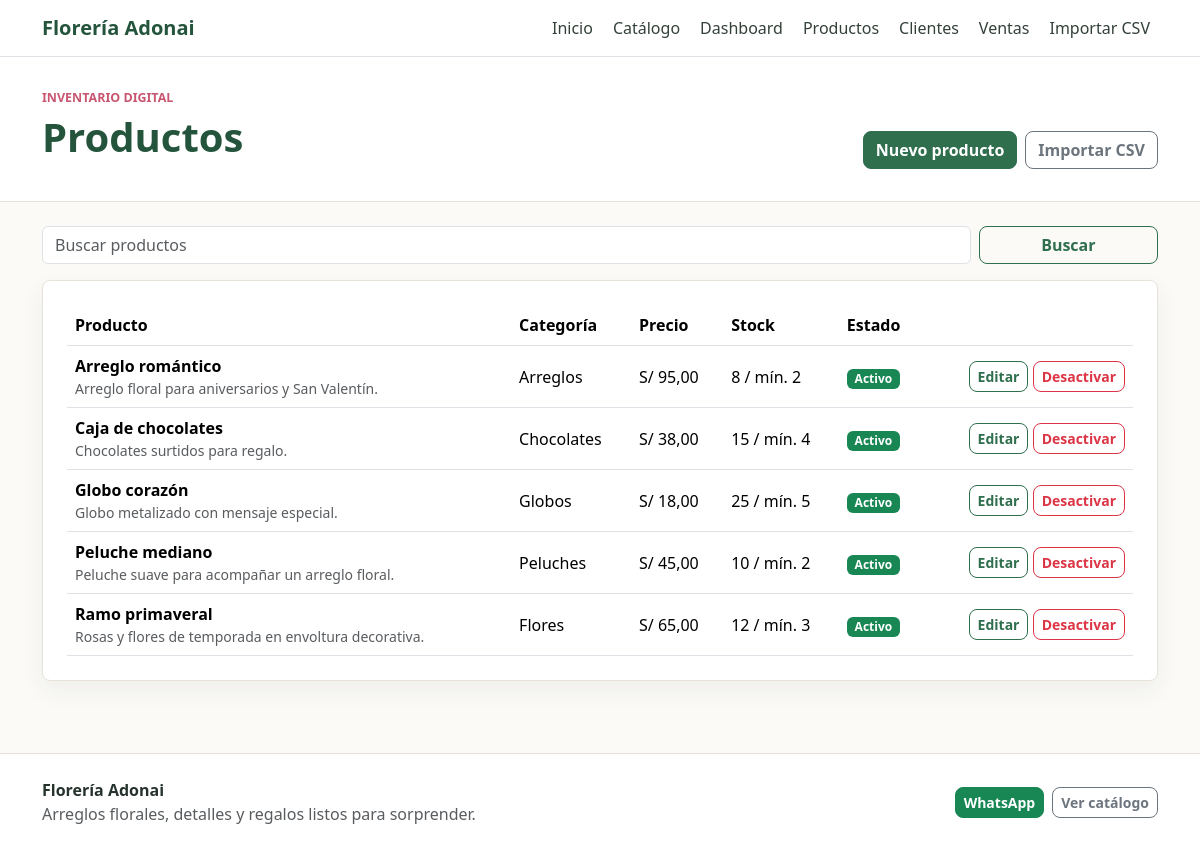
The page /productos/ (signed in) on the database its author committed.
### gestion/models.py (models this page shows, shortened)
class Producto(models.Model):
    nombre = models.CharField(max_length=120, unique=True)
    categoria = models.ForeignKey(
        Categoria,
        on_delete=models.PROTECT,
        related_name='productos',
    )
    descripcion = models.TextField(blank=True)
    precio = models.DecimalField(
        max_digits=10,
        decimal_places=2,
        validators=[MinValueValidator(Decimal('0.00'))],
    )
    stock = models.PositiveIntegerField(default=0)
    stock_minimo = models.PositiveIntegerField(default=0)
    imagen = models.FileField(upload_to='productos/', blank=True, null=True)
    activo = models.BooleanField(default=True)
    fecha_creacion = models.DateTimeField(auto_now_add=True)
    fecha_actualizacion = models.DateTimeField(auto_now=True)
    class Meta:
        ordering = ['nombre']
    @property
    def stock_bajo(self):
        return self.stock <= self.stock_minimo

class Categoria(models.Model):
    nombre = models.CharField(max_length=80, unique=True)
    descripcion = models.TextField(blank=True)
    class Meta:
        ordering = ['nombre']
        verbose_name = 'categoria'
        verbose_name_plural = 'categorias'

### gestion/views.py (the view)
# urls.py: path('productos/', views.productos_lista, name='productos_lista'),
@staff_required
def productos_lista(request):
    query = request.GET.get('q', '').strip()
    productos = Producto.objects.select_related('categoria')
    if query:
        productos = productos.filter(
            Q(nombre__icontains=query)
            | Q(categoria__nombre__icontains=query)
            | Q(descripcion__icontains=query)
        )
    return render(request, 'gestion/productos_lista.html', {'productos': productos, 'query': query})

### gestion/context_processors.py (called while the page is built)
def floreria_config(request):
    return {
        'floreria': {
            'nombre': settings.FLORERIA_NOMBRE,
            'yape': settings.FLORERIA_YAPE,
            'whatsapp': settings.FLORERIA_WHATSAPP,
            'promo': settings.FLORERIA_PROMO,
            'qr_yape_static': settings.FLORERIA_QR_YAPE_STATIC,
        }
    }

### gestion/views.py (called while the page is built)
def staff_required(view_func):
    @wraps(view_func)
    def _wrapped_view(request, *args, **kwargs):
        user = request.user
        if user.is_authenticated and (user.is_staff or user.is_superuser):
            return view_func(request, *args, **kwargs)
        return HttpResponse('acceso no autorizado', status=403)
    return _wrapped_view

### templates/gestion/productos_lista.html (shortened to what this page needs)
{% extends 'gestion/base.html' %}
{% block content %}
<section class="page-header compact">
  <div class="container d-flex flex-column flex-md-row justify-content-between gap-3">
    <div>
      <p class="eyebrow">Inventario digital</p>
      <h1>Productos</h1>
    </div>
    <div class="d-flex align-items-end gap-2">
      <a class="btn btn-primary" href="{% url 'gestion:producto_crear' %}">Nuevo producto</a>
      <a class="btn btn-outline-secondary" href="{% url 'gestion:importar_csv' %}">Importar CSV</a>
    </div>
  </div>
</section>
<section class="container py-4">
  <form class="row g-2 mb-3" method="get">
    <div class="col-md-10"><input class="form-control" name="q" value="{{ query }}" placeholder="Buscar productos"></div>
    <div class="col-md-2 d-grid"><button class="btn btn-outline-primary" type="submit">Buscar</button></div>
  </form>
  <div class="table-responsive tool-panel">
    <table class="table align-middle mb-0">
      <thead><tr><th>Producto</th><th>Categoría</th><th>Precio</th><th>Stock</th><th>Estado</th><th></th></tr></thead>
      <tbody>
        {% for producto in productos %}
          <tr class="{% if producto.stock_bajo %}table-warning{% endif %}">
            <td>
              <strong>{{ producto.nombre }}</strong>
              <div class="small text-muted">{{ producto.descripcion|truncatechars:70 }}</div>
            </td>
            <td>{{ producto.categoria.nombre }}</td>
            <td>S/ {{ producto.precio|floatformat:2 }}</td>
            <td>{{ producto.stock }} / mín. {{ producto.stock_minimo }}</td>
            <td>
              {% if producto.activo %}
                <span class="badge text-bg-success">Activo</span>
              {% else %}
                <span class="badge text-bg-secondary">Inactivo</span>
              {% endif %}
            </td>
            <td class="text-end">
              <a class="btn btn-sm btn-outline-primary" href="{% url 'gestion:producto_editar' producto.pk %}">Editar</a>
              {% if producto.activo %}
                <form class="d-inline" method="post" action="{% url 'gestion:producto_desactivar' producto.pk %}">
                  <button class="btn btn-sm btn-outline-danger" type="submit">Desactivar</button>
                </form>
              {% endif %}
            </td>
          </tr>
        {% empty %}
          <tr><td colspan="6" class="text-muted">No hay productos registrados.</td></tr>
        {% endfor %}
      </tbody>
    </table>
  </div>
</section>
{% endblock %}

### static/css/styles.css (style rules this page uses)
:root { --adonai-green: #2f6f4e; --adonai-green-dark: #24553c; --adonai-rose: #c95670; --adonai-rose-soft: #f9e5ea; --adonai-gold: #c69b4c; --adonai-ink: #26332c; --adonai-muted: #6f7b72; --adonai-bg: #fbfaf7; --adonai-border: #e6e1d9; }
body { background: var(--adonai-bg); color: var(--adonai-ink); }
a { color: var(--adonai-green); }
.btn { border-radius: 8px; font-weight: 600; }
.btn-primary { --bs-btn-bg: var(--adonai-green); --bs-btn-border-color: var(--adonai-green); --bs-btn-hover-bg: var(--adonai-green-dark); --bs-btn-hover-border-color: var(--adonai-green-dark); --bs-btn-active-bg: var(--adonai-green-dark); --bs-btn-active-border-color: var(--adonai-green-dark); }
.btn-outline-primary { --bs-btn-color: var(--adonai-green); --bs-btn-border-color: var(--adonai-green); --bs-btn-hover-bg: var(--adonai-green); --bs-btn-hover-border-color: var(--adonai-green); }
.eyebrow { color: var(--adonai-rose); font-weight: 800; text-transform: uppercase; font-size: 0.78rem; margin-bottom: 0.35rem; }
.section-heading h2, .page-header h1 { color: var(--adonai-green-dark); font-weight: 800; }
.page-header { background: #ffffff; border-bottom: 1px solid var(--adonai-border); padding: 56px 0; }
.page-header.compact { padding: 32px 0; }
.category-tile, .campaign-item, .stat-card, .tool-panel, .empty-state, .qr-panel { border: 1px solid var(--adonai-border); border-radius: 8px; background: #ffffff; }
.tool-panel { padding: 24px; box-shadow: 0 10px 24px rgba(38, 51, 44, 0.06); }

### rows shown on the page
Producto: nombre "Arreglo romántico", descripcion "Arreglo floral para aniversarios y San Valentín.", categoria.nombre "Arreglos", precio "95,00", stock "8", stock_minimo "2", activo "Activo"
Producto: nombre "Caja de chocolates", descripcion "Chocolates surtidos para regalo.", categoria.nombre "Chocolates", precio "38,00", stock "15", stock_minimo "4", activo "Activo"
Producto: nombre "Globo corazón", descripcion "Globo metalizado con mensaje especial.", categoria.nombre "Globos", precio "18,00", stock "25", stock_minimo "5", activo "Activo"
Producto: nombre "Peluche mediano", descripcion "Peluche suave para acompañar un arreglo floral.", categoria.nombre "Peluches", precio "45,00", stock "10", stock_minimo "2", activo "Activo"
Producto: nombre "Ramo primaveral", descripcion "Rosas y flores de temporada en envoltura decorativa.", categoria.nombre "Flores", precio "65,00", stock "12", stock_minimo "3", activo "Activo"

### other values the page prints
{{ floreria.nombre }} "Florería Adonai"
{{ floreria.promo }} "Arreglos florales, detalles y regalos listos para sorprender."
